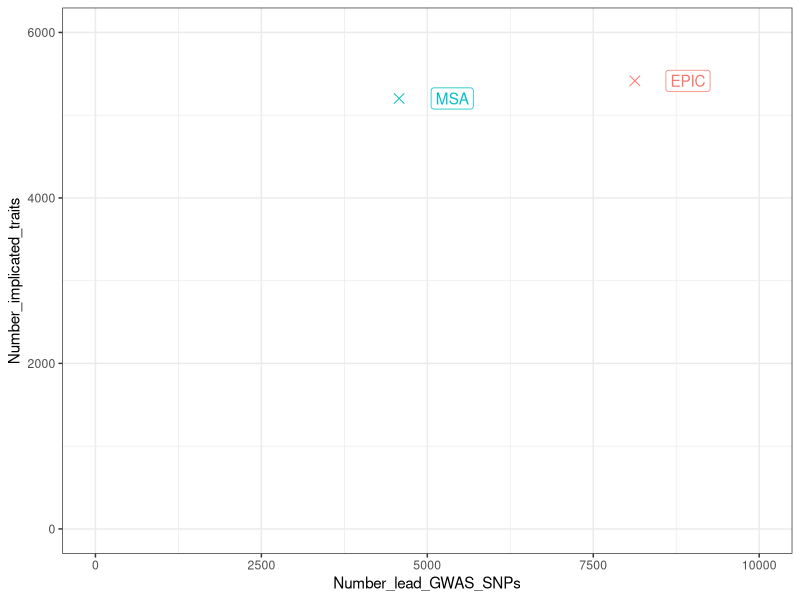
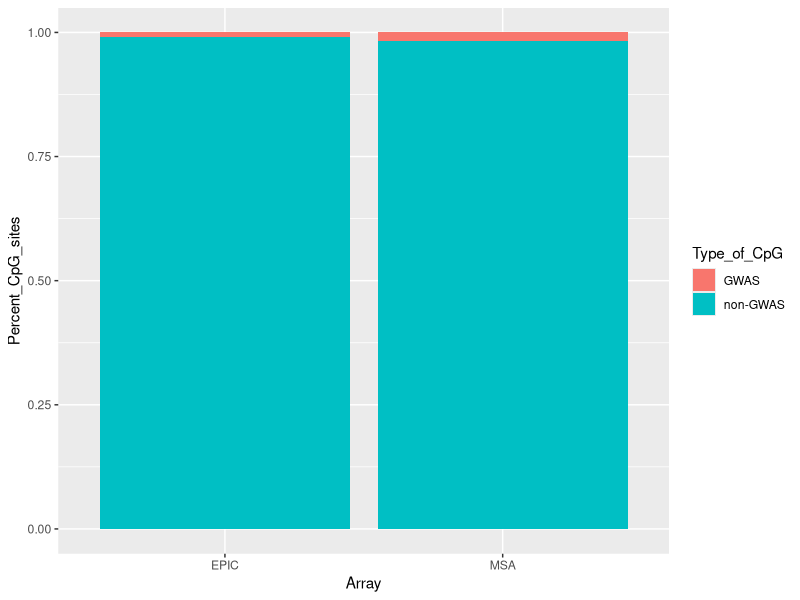
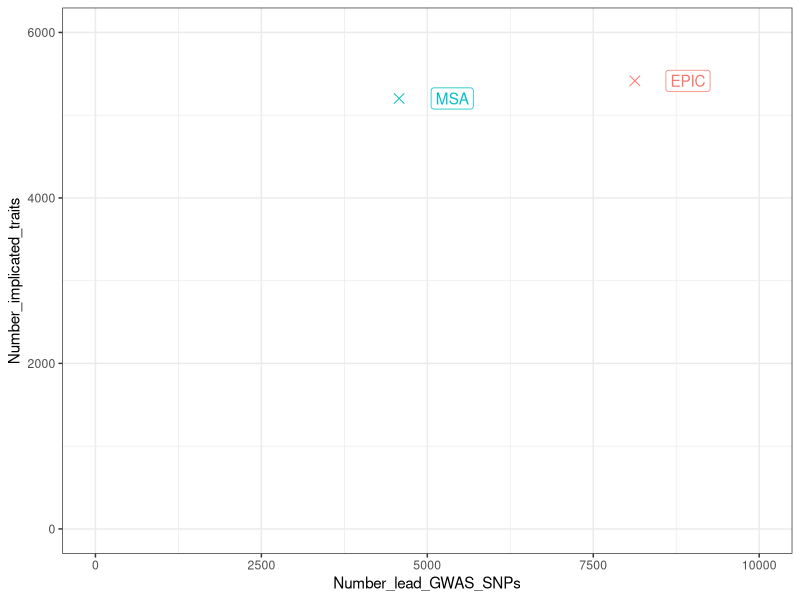
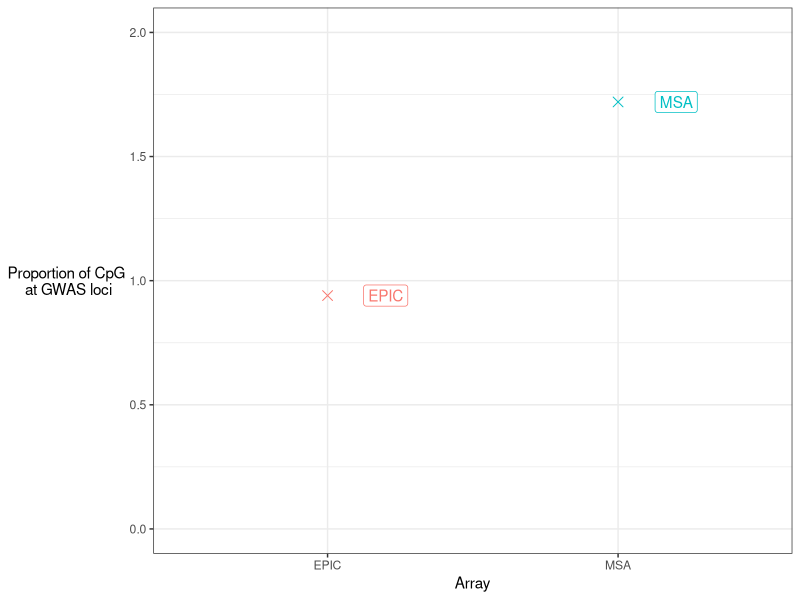

Here is the R script that generated these plots, in order:
library(data.table)
library(ggplot2)
setwd("~/MSA_array")

### 1. Read in the GWAS/array intersections

gwas_MSA <- fread("./gwas_intersection/MSA_intersects.txt")
gwas_EPIC <- fread("./gwas_intersection/EPIC_intersects.txt")


### 2. Compare the number of SNPs and traits
ms <- length(unique(gwas_MSA$SNPS)) # 4574
es <- length(unique(gwas_EPIC$SNPS)) # 8127

mg <- length(unique(gwas_MSA$`DISEASE/TRAIT`)) # 5202
eg <- length(unique(gwas_EPIC$`DISEASE/TRAIT`)) # 5415

to_plot <- data.table(Array = c("MSA", "EPIC"), 
                      Number_lead_GWAS_SNPs = c(ms, es), 
                      Number_implicated_traits = c(mg, eg))

p <- ggplot(to_plot, aes(x = Number_lead_GWAS_SNPs, y = Number_implicated_traits, col = Array))
p + geom_point(shape =4, size = 3) + ylim(0, 6000) + xlim(0, 10000) + geom_label(label = to_plot$Array, nudge_x = 800) + theme_bw() + 
  theme(legend.position = "none")
pdf(file = "./plots/MSA_vs_EPIC_GWAS_intersection.pdf", width = 5, height = 5)
p + geom_point(shape =4, size = 3) + ylim(0, 6000) + xlim(0, 10000) + geom_label(label = to_plot$Array, nudge_x = 800) + theme_bw() + 
  theme(legend.position = "none")
dev.off()

# The number of SNPs is nearly double in EPIC, but we should also take into account the number of CpG islands targeted in each array.
EPIC_CpG <- length(unique(gwas_EPIC$IlmnID))
MSA_CpG <- length(unique(gwas_MSA$IlmnID))
# For EPIC: 937699 CpG islands total
# For MSA: 284326 CpG islands total


to_plot_props <- data.table(Array = c("MSA", "MSA", "EPIC", "EPIC"), 
                            Type_of_CpG = c("GWAS", "non-GWAS", "GWAS", "non-GWAS"), 
                            Number_CpG_sites = c(MSA_CpG, 284326-MSA_CpG, EPIC_CpG, 937699-EPIC_CpG), 
                            Percent_CpG_sites= c(MSA_CpG/284326*100, (284326-MSA_CpG)/284326*100, 
                                                 EPIC_CpG/937699*100, (937699-EPIC_CpG)/937699*100))

p <- ggplot(to_plot_props, aes(x = Array, y = Percent_CpG_sites, fill = Type_of_CpG))
p + geom_col(position="fill")

# There is not a great way to plot this. It is 1.7% for MSA and 0.9% for EPIC.
to_plot_simple <- data.table(Array = c("EPIC", "MSA"), Proportion_of_CpG_at_GWAS_loci = c(0.94, 1.72))
p <- ggplot(to_plot_simple, aes(x = Array, y = Proportion_of_CpG_at_GWAS_loci, col = Array))

pdf(file = "./plots/MSA_vs_EPIC_GWAS_intersection_CpG_proportions.pdf", width = 5, height = 5)
p + geom_point(shape =4, size = 3) + ylim(0, 2) + theme_bw() + theme(legend.position = "none") +
  geom_label(label = to_plot_simple$Array, nudge_x = 0.2) + ylab("Proportion of CpG\n at GWAS loci") + 
  theme(axis.title.y = element_text(angle=0, vjust = 0.5))
dev.off()


## 2. Look at the ontologies - see next script.
